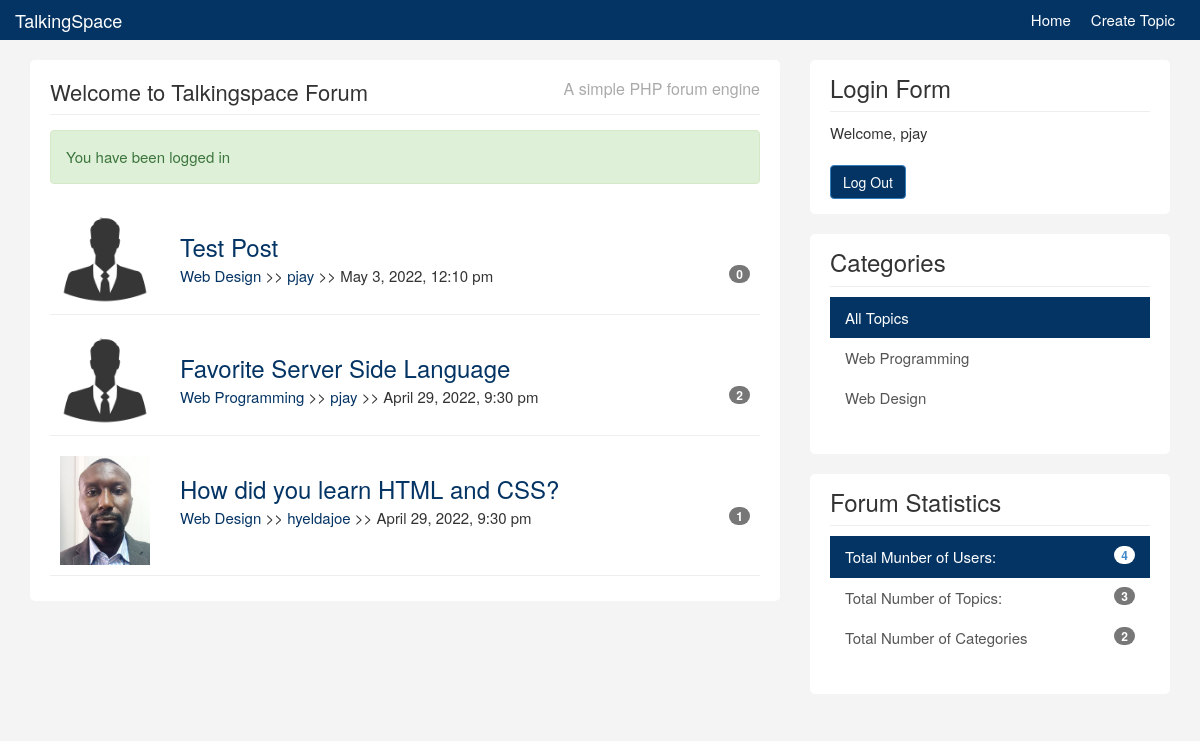
Page /topics.php (signed in) on the committed database.
### tables this page shows
CREATE TABLE IF NOT EXISTS `topics` (
  `id` int NOT NULL AUTO_INCREMENT,
  `category_id` int NOT NULL,
  `user_id` int NOT NULL,
  `title` varchar(255) NOT NULL,
  `body` text NOT NULL,
  `last_activity` datetime NOT NULL,
  `create_date` timestamp NOT NULL DEFAULT CURRENT_TIMESTAMP,
  PRIMARY KEY (`id`)
);

CREATE TABLE IF NOT EXISTS `users` (
  `id` int NOT NULL AUTO_INCREMENT,
  `name` varchar(100) NOT NULL,
  `email` varchar(100) NOT NULL,
  `avatar` varchar(100) NOT NULL,
  `username` varchar(10) NOT NULL,
  `password` varchar(64) NOT NULL,
  `about` text NOT NULL,
  `last_activity` datetime NOT NULL,
  `join_date` timestamp NOT NULL DEFAULT CURRENT_TIMESTAMP,
  PRIMARY KEY (`id`)
);

CREATE TABLE IF NOT EXISTS `categories` (
  `id` int NOT NULL AUTO_INCREMENT,
  `name` varchar(100) NOT NULL,
  `description` text NOT NULL,
  PRIMARY KEY (`id`)
);

### libraries/Template.php (called while the page is built, shortened)
<?php
class Template {
    protected $template;
    public function __construct($template)
    {
        $this->template = $template;
    }
    public function __toString(){
        include basename($this->template);
        return ob_get_clean();
    }
}
?>

### libraries/Database.php (called while the page is built, shortened)
<?php
class Database {
    private $host = DB_HOST;
    private $user = DB_USER;
    private $pass = DB_PASS;
    private $dbname = DB_NAME;
    private $dbh;
    private $stmt;
    public function __construct() {
        $dsn = 'mysql:host=' .$this->host . ';dbname='  . $this->dbname;
        $options = array (
            PDO::ATTR_PERSISTENT => true,
            PDO::ATTR_ERRMODE => PDO::ERRMODE_EXCEPTION
        );
        try{
            $this->dbh = new PDO ($dsn, $this->user, $this->pass, $options);
        }
        catch(PDOException $e){
            $this->error = $e->getMessage();
        }
    }
    public function query($query){
        $this->stmt = $this->dbh->prepare($query);
    }
    public function bind($param, $value, $type = null){
        if (is_null ( $type )) {
            switch(true){
                    default :
                    $type = PDO::PARAM_STR;
            }
        }
        $this->stmt->bindValue ($param, $value, $type);
    }
    public function execute(){
        return $this->stmt->execute();
    }
    public function resultset(){
        $this->execute();
        return $this->stmt->fetchAll (PDO::FETCH_OBJ);
    }
    public function rowCount(){
        return $this->stmt->rowCount();
    }
}
?>

### libraries/Topic.php (called while the page is built, shortened)
<?php
class Topic{
	private $db;
	 public function __construct(){
		$this->db = new Database;
	 }
	  public function getAllTopics(){
		$this->db->query("SELECT topics.*, users.username, users.avatar, categories.name FROM topics
							INNER JOIN users
							ON topics.user_id = users.id
							INNER JOIN categories
							ON topics.category_id = categories.id
							ORDER BY create_date DESC
							");
		$results = $this->db->resultset();
		return $results;
	  }
	public function getTotalTopics(){
		$this->db->query('SELECT * FROM topics');
		return $this->db->rowCount();
	}
	public function getTotalCategories(){
		$this->db->query('SELECT * FROM categories');
		return $this->db->rowCount();
	}
}

### helpers/format_helper.php (called while the page is built)
<?php
function formatDate($date){
    $date = date("F j, Y, g:i a", strtotime($date));
    return $date;
}
function urlFormat($str){
    $str = preg_replace('/\s*/', '', $str);
    $str = strtolower($str);
    return $str;
}
function is_active($category){
    if(isset($_GET['category'])){
        if($_GET['category'] == $category){
            return 'active';
        }else{
            return '';
        }
    }else {
        if($category == null){
            return 'active';
        }
    }
}
?>

### helpers/db_helper.php (called while the page is built, shortened)
<?php
function replyCount($topic_id){
$db = new Database;
$db->query('SELECT * FROM replies where topic_id = :topic_id');
$db->bind(':topic_id', $topic_id);
$rows = $db->resultset();
return $db->rowCount();
}
function getCategories(){
    $db = new Database;
    $db->query('SELECT * FROM categories');
    $results = $db->resultset();
    return $results;
}
?>

### libraries/User.php (called while the page is built, shortened)
<?php
class User{
	private $db;
	 public function __construct(){
		$this->db = new Database;
	 }
	public function getTotalUsers(){
		$this->db->query('SELECT * FROM users');
		$rows = $this->db->resultset();
		return $this->db->rowCount();
	}
}

### templates/topics.php (the view)
<?php include('includes/header.php'); ?>
<ul id="topics">
	<?php if($topics) : ?>
		<?php foreach($topics as $topic) : ?>
		<li class="topic">
			<div class="row">
				<div class="col-md-2">
					<img class="avatar pull-left" src="images/avatars/<?php echo $topic->avatar; ?>" />
				</div>
				<div class="col-md-10">
					<div class="topic-content pull-right">
						<h3><a href="topic.html"><?php echo $topic->title; ?></a></h3>
						<div class="topic-info">
							<a href="topics.php?category=<?php echo urlFormat($topic->category_id); ?>"><?php echo $topic->name; ?></a> >>
							<a href="topics.php?user=<?php echo urlFormat($topic->user_id); ?>"><?php echo $topic->username; ?></a> >>
							<?php echo formatDate($topic->create_date); ?>
							<span class="badge pull-right"><?php echo replyCount($topic->id); ?></span>
						</div>
					</div>
				</div>
			</div>
		</li>
		<?php endforeach ; ?>
						</ul>
	<?php else : ?>
		<p>No Topics To Display</p>
	<?php endif; ?>
<?php include('includes/footer.php'); ?>

### templates/includes/footer.php (shortened to what this page needs)
</div>
				</div>
			</div>
			<div class="col-md-4">
				<div class="sidebar">
					<div class="block">
						<h3>Login Form</h3>
						<?php if(isLoggedIn())  :  ?>
							<div class="userdate">
								Welcome, <?php echo getUser()['username'];  ?>
							</div>
							<br>
							<form role="form" method="post" action="logout.php">
								<input type="submit" name="do_logout" class="btn btn-primary" value="Log Out">
							</form>
					<?php endif; ?>
					</div>
					<div class="block">
					<h3>Categories</h3>
					<div class="list-group">
					<a href="topics.php" class="list-group-item <?php echo is_active(null); ?>">All Topics <span class="badge pull-right"></span></a>
					<?php foreach(getCategories() as $category) : ?>
						<a href="topics.php?category=<?php echo $category->id; ?>" class="list-group-item <?php echo is_active($category->id); ?>"><?php echo $category->name; ?> </a>
					<?php endforeach; ?>
					</div>
				</div>
				<div class="block">
					<h3>Forum Statistics</h3>
					<div class="list-group">
						<a href="#" class="list-group-item active">Total Munber of Users: <span class="badge pull-right"><?php echo $totalUsers; ?></span></a>
						<a href="#" class="list-group-item">Total Number of Topics: <span class="badge pull-right"><?php echo $totalTopics; ?></span></a>
						<a href="#" class="list-group-item">Total Number of Categories<span class="badge pull-right"><?php echo $totalCategories; ?></span></a>
					</div>
				</div>
				</div>
			</div>
		</div>
    </div>
  </body>
</html>

### templates/css/custom.css (style rules this page uses)
body { padding-top: 60px; background:#f4f4f4; font-size:15px; }
a { color:#043464; }
ul { padding:0; margin:0; list-style:none; }
h3 { margin-bottom:5px; }
.block { background:#fff; border-radius:5px; padding: 15px 20px; margin-bottom:20px; }
.sidebar .block h3 { margin:0 0 10px 0; padding-bottom:10px; border-bottom:#eee solid 1px; }
.topic { border-bottom:#eee solid 1px; margin-bottom:10px; padding:10px; }
.topic-content { width:100%; }
img.avatar { width:100%; }
a.list-group-item.active, a.list-group-item.active:hover, a.list-group-item.active:focus { background:#043464; border-radius:0; }
.list-group-item { border:0 }
.btn-primary { background:#043464; }

### rows in the picture
topics: user.avatar (picture), title "Test Post", category.name "Web Design", user.username "pjay", create_date "May 3, 2022, 12:10 pm", id "0"
topics: user.avatar (picture), title "Favorite Server Side Language", category.name "Web Programming", user.username "pjay", create_date "April 29, 2022, 9:30 pm", id "2"
topics: user.avatar (picture), title "How did you learn HTML and CSS?", category.name "Web Design", user.username "hyeldajoe", create_date "April 29, 2022, 9:30 pm", id "1"
users: username "pjay"
categories: name "Web Programming"
categories: name "Web Design"

### other values in the picture
$title "Welcome to Talkingspace Forum"
$message "You have been logged in"
$totalUsers "4"
$totalTopics "3"
$totalCategories "2"
